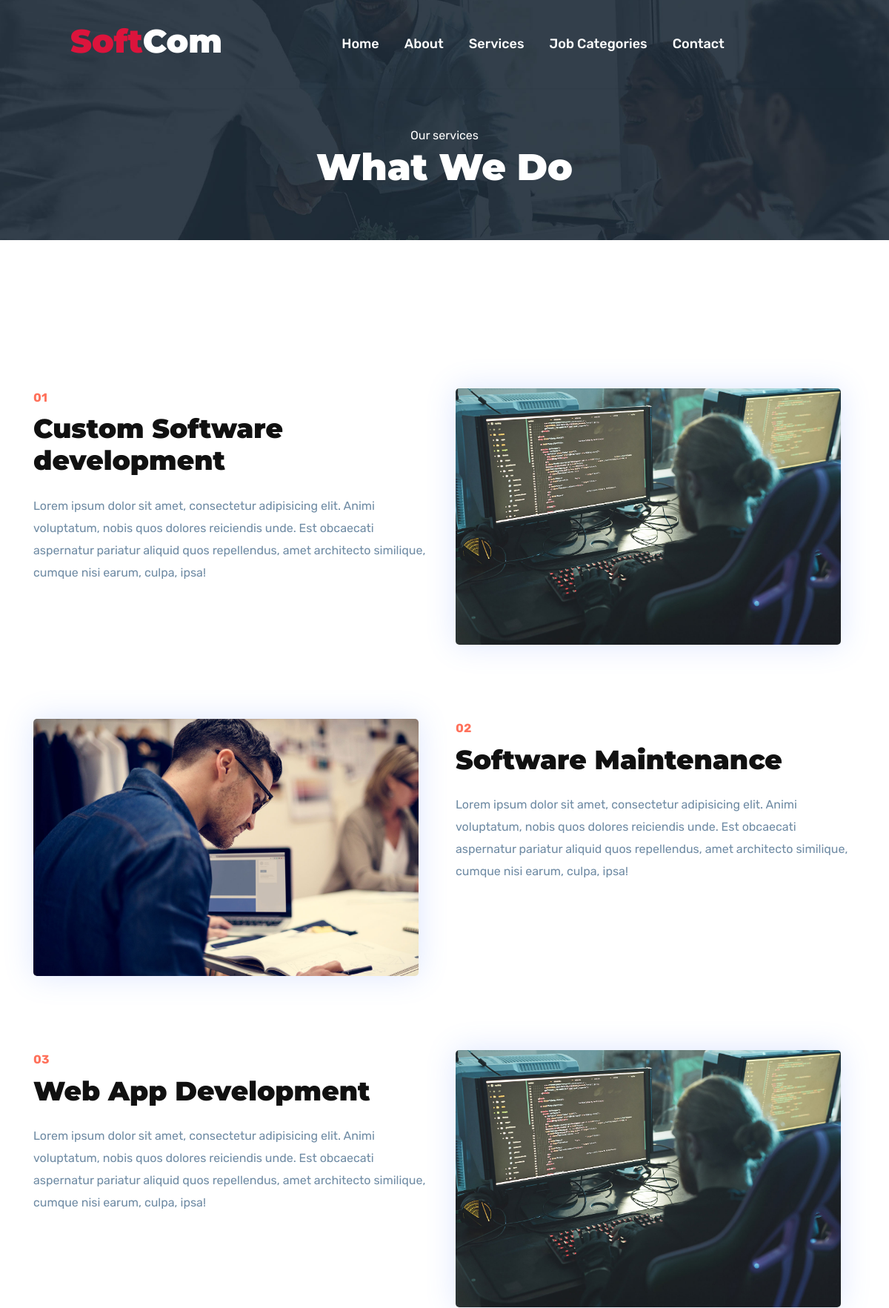
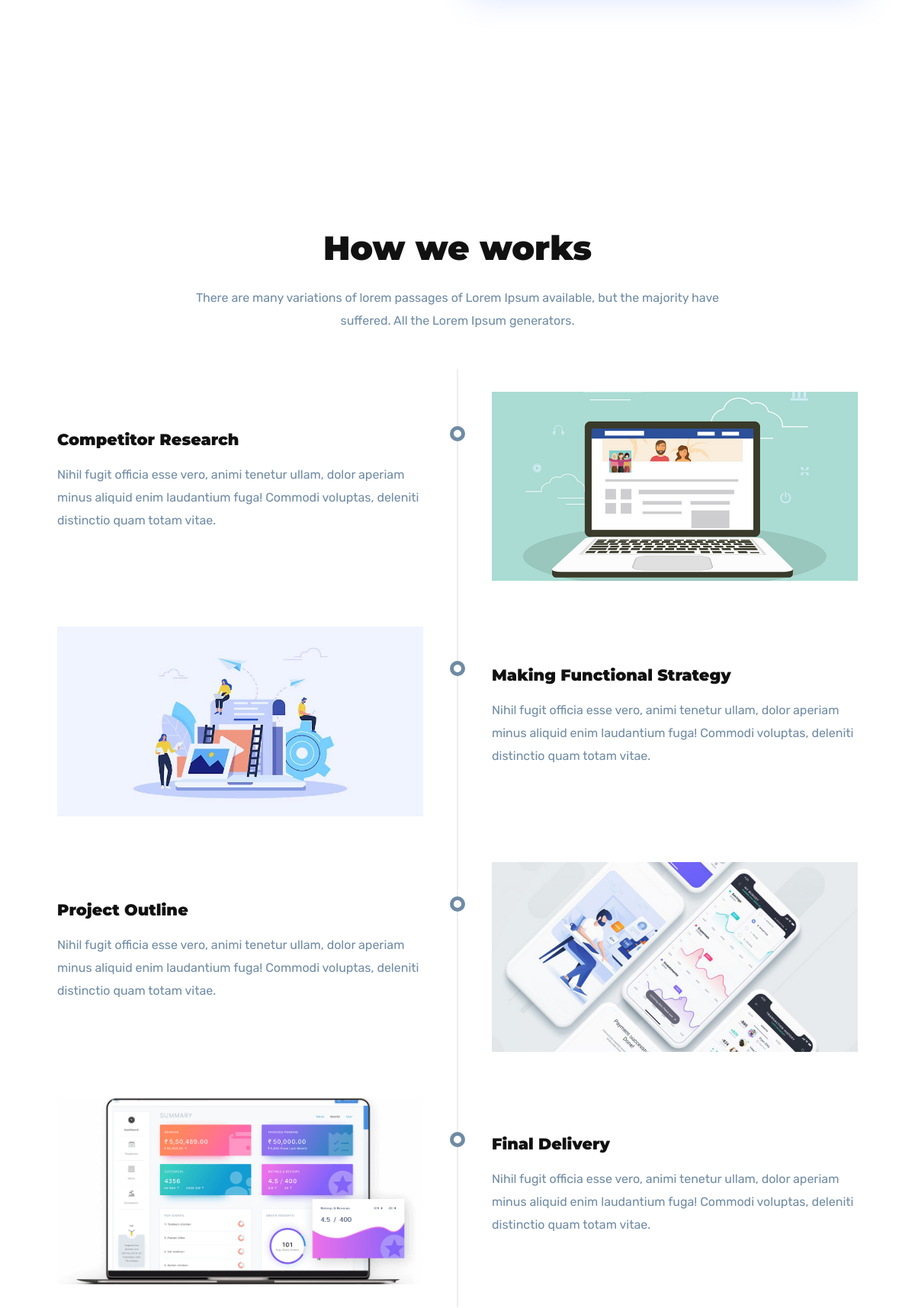
Page /services/ (upper part) on the committed database (2 pictures, top to bottom).
### STARTUP/models.py (models this page shows, shortened)
class Services(models.Model):
    title       = models.CharField(max_length=255)
    description = models.TextField()
    image       = models.ImageField(upload_to='services/')

class Work_Steps(models.Model):
    title       = models.CharField(max_length=255)
    description = models.TextField()
    image       = models.ImageField(upload_to='work_steps/')

### STARTUP/views.py (the view)
# urls.py: path('services/', ServiesView.as_view(), name='services'),
class ServiesView(TemplateView):
    template_name = 'services_pages/services.html'
    def get_context_data(self, **kwargs):
        context = super().get_context_data(**kwargs)
        context["com"] = Company.objects.latest('pk')
        context["categories"] = Job_Categories.objects.all()
        context["services"] = Services.objects.all()
        context["work_steps"] = Work_Steps.objects.all()
        context["bg"] = Site_bg_Images.objects.latest('pk')
        return context

### STARTUP/models.py (called while the page is built)
    def __str__(self):
        return self.title

### STARTUP/templates/services_pages/services.html (shortened to what this page needs)
{% extends 'base2.html' %}
{% load static %}
{% block header2_content %}
<span class="text-white">Our services</span>
<h1 class="text-capitalize mb-5 text-lg">What We Do</h1>
{% endblock header2_content %}
{% block content2 %}
  <section class="section service-2">
      <div class="container">
        {% for serve in services  %}
        {% if serve.id|divisibleby:"2" %}
        <div class="row">
            <div class="col-lg-6">
                <div class="service-img mb-5 mb-lg-0">
                    <img src="{{serve.image.url}}" alt="" class="img-fluid">
                </div>
            </div>
            <div class="col-lg-6">
                <div class="service-info ">
                    <span class="text-color font-weight-bold">0{{forloop.counter}}</span>
                    <h3 class="text-md mb-4 mt-2">
                        {{serve.title}}
                    </h3>
                    <p>{{serve.description}}</p>
                </div>
            </div>
        </div>
        {% else %}
        <div class="content-padding position-relative">
            <div class="row">
                <div class="col-lg-6">
                    <div class="service-info mb-5 mb-lg-0">
                        <span class="text-color font-weight-bold">0{{forloop.counter}}</span>
                        <h3 class="text-md mb-4 mt-2">
                            {{serve.title}}
                        </h3>
                        <p>{{serve.description}}</p>
                    </div>
                </div>
                <div class="col-lg-6">
                    <div class="service-img">
                        <img src="{% static '' %}images/service/service-3.jpg" alt="" class="img-fluid">
                    </div>
                </div>
            </div>
        </div>
        {% endif %}
        {% endfor %}
  </section>
  <section class="section case-study">
      <div class="container">
          <div class="row justify-content-center">
              <div class="col-lg-8">
                  <div class="case-study-content text-center mb-5">
                      <h2 class="mb-4">How we works</h2>
                      <p>There are many variations of lorem passages of Lorem Ipsum available, but the majority have suffered. All the Lorem Ipsum generators.</p>
                  </div>
              </div>
          </div>
          {% for step in work_steps  %}
          {% if step.id|divisibleby:"2" %}
          <div class="case-timeline">
            <div class="case-timeline-divider"></div>
            <div class="case-timeline-dot"></div>
            <div class="row align-items-center">
                <div class="col-lg-6">
                    <div class="case-img ">
                        <img src="{{step.image.url}}" alt="" class="img-fluid">
                    </div>
                </div>
                <div class="col-lg-6">
                    <div class="case-content">
                        <h4 class="mb-3">{{step.title}}</h4>
                        <p>{{step.description}}</p>
                    </div>
                </div>
            </div>
            </div>
            {% else %}
            <div class="case-timeline">
                <div class="case-timeline-divider"></div>
                <div class="case-timeline-dot"></div>
                <div class="row align-items-center">
                    <div class="col-lg-6 order-2 order-lg-1">
                        <div class="case-content">
                            <h4 class="mb-3">{{step.title}}</h4>
                            <p>{{step.description}}</p>
                        </div>
                    </div>
                    <div class="col-lg-6  order-1 order-lg-2">
                        <div class="case-img">
                            <img src="{{step.image.url}}" alt="" class="img-fluid">
                        </div>
                    </div>
                </div>
            </div>
          {% endif %}
          {% endfor %}
      </div>
  </section>
{% endblock content2 %}

### static/css/style.css (style rules this page uses)
html { overflow-x: hidden; }
body { line-height: 1.6; font-family: "Rubik", sans-serif; -webkit-font-smoothing: antialiased; font-size: 16px; color: #6F8BA4; font-weight: 400; }
h1, .h1, h2, .h2, h3, .h3, h4, .h4, h5, .h5, h6, .h6 { font-family: "Montserrat", sans-serif; font-weight: 900; color: #111; }
h1, .h1 { font-size: 2.5rem; }
h2, .h2 { font-size: 44px; }
h3, .h3 { font-size: 1.5rem; }
h4, .h4 { font-size: 1.3rem; line-height: 30px; }
p { line-height: 30px; }
.section { padding: 100px 0; }
.text-md { font-size: 2.25rem; }
.text-lg { font-size: 3.75rem; }
.page-title .block h1 { color: #fff; }
.text-color { color: #FF715B; }
.text-lg { font-size: 50px; }
.content-padding { padding: 100px 0px; }
.service-img { padding-right: 20px; }
.service-img img { border-radius: 5px; box-shadow: 0px 0px 40px 0px rgba(85, 128, 255, 0.2); }
.case-img, .case-content { padding: 30px; }
.case-timeline { position: relative; }
.case-timeline-divider { display: block; position: absolute; content: ""; top: 0; bottom: 0; left: 50%; z-index: 0; width: 2px; height: auto; margin-left: -1px; background-color: #eee; }
.case-timeline-dot { display: block; position: absolute; top: 75px; left: 50%; z-index: 1; content: " "; width: 20px; height: 20px; margin-left: -10px; background-color: #fff; border-width: 5px; border-style: solid; border-radius: 50%; }

### rows in the picture
Services: title "Custom Software development", description "Lorem ipsum dolor sit amet, consectetur adipisicing elit. Animi voluptatum, nobis quos dolores reiciendis unde. Est obcaecati aspernatur pariatur aliquid quos repellendus, amet architecto similique, cumque nisi earum, culpa, ipsa!"
Services: image (picture), title "Software Maintenance", description "Lorem ipsum dolor sit amet, consectetur adipisicing elit. Animi voluptatum, nobis quos dolores reiciendis unde. Est obcaecati aspernatur pariatur aliquid quos repellendus, amet architecto similique, cumque nisi earum, culpa, ipsa!"
Services: title "Web App Development", description "Lorem ipsum dolor sit amet, consectetur adipisicing elit. Animi voluptatum, nobis quos dolores reiciendis unde. Est obcaecati aspernatur pariatur aliquid quos repellendus, amet architecto similique, cumque nisi earum, culpa, ipsa!"
Work_Steps: title "Competitor Research", description "Nihil fugit officia esse vero, animi tenetur ullam, dolor aperiam minus aliquid enim laudantium fuga! Commodi voluptas, deleniti distinctio quam totam vitae.", image (picture)
Work_Steps: image (picture), title "Making Functional Strategy", description "Nihil fugit officia esse vero, animi tenetur ullam, dolor aperiam minus aliquid enim laudantium fuga! Commodi voluptas, deleniti distinctio quam totam vitae."
Work_Steps: title "Project Outline", description "Nihil fugit officia esse vero, animi tenetur ullam, dolor aperiam minus aliquid enim laudantium fuga! Commodi voluptas, deleniti distinctio quam totam vitae.", image (picture)
Work_Steps: image (picture), title "Final Delivery", description "Nihil fugit officia esse vero, animi tenetur ullam, dolor aperiam minus aliquid enim laudantium fuga! Commodi voluptas, deleniti distinctio quam totam vitae."
